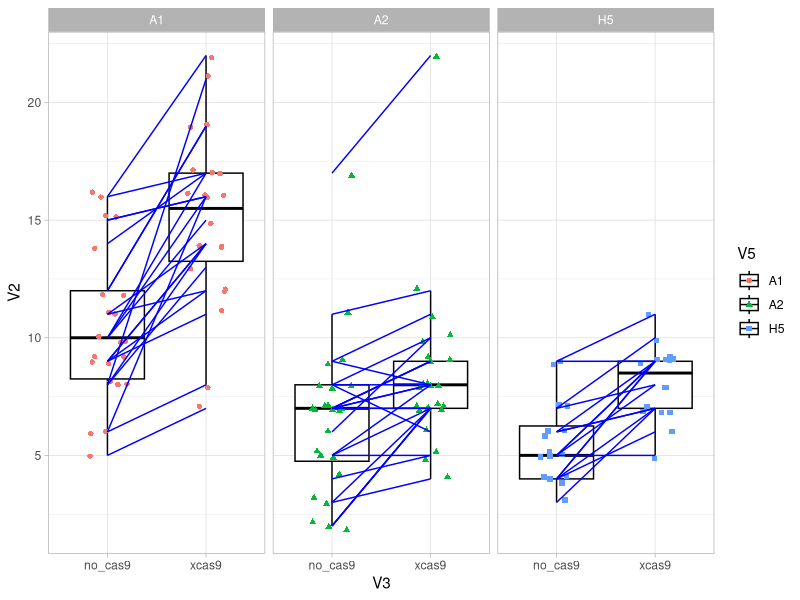
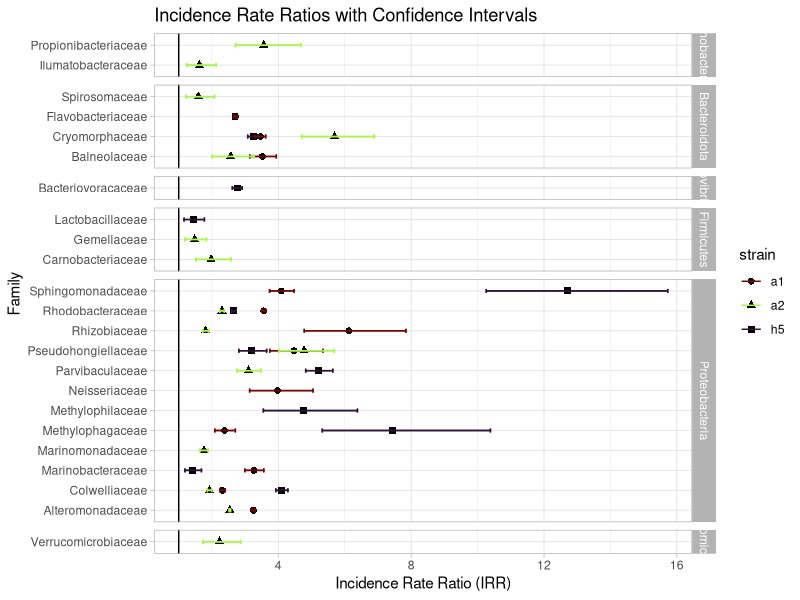

Write R code to recreate these figures, in order.
### load library ####
library(ggplot2)

### load files ####
data <- read.delim('final_count_data.txt')
info <- read.delim('final_info_data.txt')
tax <- read.delim('final_tax_data.txt')


### subset data (per strain) ####
rownames(data) <- data$ASV_ID
data$ASV_ID <- NULL
a1 <- data[,grepl('_A1_',colnames(data))]
a2 <- data[,grepl('_A2_',colnames(data))]
h5 <- data[,grepl('_H5_',colnames(data))]

### remove zero count only ASVs ####
a1 <- a1[rowSums(a1)>0,]
a2 <- a2[rowSums(a2)>0,]
h5 <- h5[rowSums(h5)>0,]

### subset metadata file ####
info_a1 <- info[info$newName %in% colnames(a1),]
info_a2 <- info[info$newName %in% colnames(a2),]
info_h5 <- info[info$newName %in% colnames(h5),]

### add taxonomy to ASV table and group ASVs for each strain data set ####
a1$ASV_ID <- rownames(a1)
a1 <- merge(a1,tax,by='ASV_ID',all.x = T)
a1[is.na(a1)] <- 'NULL'
a1$ID <- ifelse(a1$Order=='Chloroplast',"CHL",ifelse(a1$Family=='Mitochondria'| is.na(a1$Order),"OTHER","ASV"))

a2$ASV_ID <- rownames(a2)
a2 <- merge(a2,tax,by='ASV_ID',all.x = T)
a2[is.na(a2)] <- 'NULL'
a2$ID <- ifelse(a2$Order=='Chloroplast',"CHL",ifelse(a2$Family=='Mitochondria'| is.na(a2$Order),"OTHER","ASV"))

h5$ASV_ID <- rownames(h5)
h5 <- merge(h5,tax,by='ASV_ID',all.x = T)
h5[is.na(h5)] <- 'NULL'
h5$ID <- ifelse(h5$Order=='Chloroplast',"CHL",ifelse(h5$Family=='Mitochondria'| is.na(h5$Order),"OTHER","ASV"))

### select bacterial ASVs for each strain data set and plot richness (CAS vs. noCAS) ####
a1_asv <- subset(a1,a1$ID %in% 'ASV')
a1_asv <- a1_asv[,c(1:45)]
a1_asv[,c(2:45)][a1_asv[,c(2:45)] > 0] <- 1
a1_asv$cas9 <- rowSums(a1_asv[,grepl('_Cas_',colnames(a1_asv))])
a1_asv$no_cas9 <- rowSums(a1_asv[,grepl('_NoCas_',colnames(a1_asv))])
a1_asv <- merge(a1_asv,tax,by='ASV_ID',all.x = T)
a1_rich <- as.data.frame(cbind(colnames(a1_asv)[2:45],colSums(a1_asv[2:45])),)
a1_rich$V2 <- as.numeric(a1_rich$V2)
a1x <- a1_rich$V1[grepl('_Cas_',a1_rich$V1)]
a1_rich$V3 <- ifelse(a1_rich$V1 %in% a1x, 'xcas9', 'no_cas9')
a1_rich$V4 <- info_a1$pair[match(a1_rich$V1,info_a1$newName)]
a1_rich$V5 <- 'A1'

a2_asv <- subset(a2,a2$ID=='ASV')
a2_asv <- a2_asv[,c(1:49)]
a2_asv[,c(2:49)][a2_asv[,c(2:49)] > 0] <- 1
a2_asv$cas9 <- rowSums(a2_asv[,grepl('_Cas_',colnames(a2_asv))])
a2_asv$no_cas9 <- rowSums(a2_asv[,grepl('_NoCas_',colnames(a2_asv))])
a2_asv <- merge(a2_asv,tax,by='ASV_ID',all.x = T)
a2_rich <- as.data.frame(cbind(colnames(a2_asv)[2:49],colSums(a2_asv[2:49])),)
a2_rich$V2 <- as.numeric(a2_rich$V2)
a2x <- a2_rich$V1[grepl('_Cas_',a2_rich$V1)]
a2_rich$V3 <- ifelse(a2_rich$V1 %in% a2x, 'xcas9', 'no_cas9')
a2_rich$V4 <- info_a2$pair[match(a2_rich$V1,info_a2$newName)]
a2_rich$V5 <- 'A2'

h5_asv <- subset(h5,h5$ID=='ASV')
h5_asv <- h5_asv[,c(1:33)]
h5_asv[,c(2:33)][h5_asv[,c(2:33)] > 0] <- 1
h5_asv$cas9 <- rowSums(h5_asv[,grepl('_Cas_',colnames(h5_asv))])
h5_asv$no_cas9 <- rowSums(h5_asv[,grepl('_NoCas_',colnames(h5_asv))])
h5_asv <- merge(h5_asv,tax,by='ASV_ID',all.x = T)
h5_rich <- as.data.frame(cbind(colnames(h5_asv)[2:33],colSums(h5_asv[2:33])),)
h5_rich$V2 <- as.numeric(h5_rich$V2)
h5x <- h5_rich$V1[grepl('_Cas_',h5_rich$V1)]
h5_rich$V3 <- ifelse(h5_rich$V1 %in% h5x, 'xcas9', 'no_cas9')
h5_rich$V4 <- info_h5$pair[match(h5_rich$V1,info_h5$newName)]
h5_rich$V5 <- 'H5'

### combined data and richness plot ####
all_rich <- as.data.frame(rbind(a1_rich,a2_rich,h5_rich))
ggplot(all_rich, aes(V3,V2,shape=V5,col=V5))+geom_boxplot(outlier.shape = NA,col="black")+geom_jitter(width = 0.2,height = 0.2)+geom_line(mapping = aes(group = V4),col='blue')+facet_grid(.~V5,scales='free')+theme_light()


### calculate the indicene rate ratios per strain (at the family level) ####

## prepare data for strain a1 ####
fa1 <- a1[,c(2:45,50)]
fa1 <- aggregate(.~Family,fa1,FUN=sum)
fa1l <- split(fa1,fa1$Family)
a1ld <- lapply(fa1l, function(x) {as.data.frame(cbind(counts <- unlist(c(x[colnames(x) %in% colnames(x)[grepl('_Cas_', colnames(x))]],x[colnames(x) %in% colnames(x)[grepl('_NoCas_', colnames(x))]])),group <- rep(c("xCas", "NoCas"), each = 22)))})
a1ld <- lapply(a1ld,function(x){x$V1 <- as.numeric(x$V1); return(x)})
info_mean <- lapply(a1ld, function(x){aggregate(V1~V2,x,FUN=sum)})
info_mean <- Map(cbind, info_mean, SampleID = names(info_mean))
info_mean <- do.call(rbind,info_mean)

## Fit Poisson regression model for families (strain a1) and extract results ####
list_poisson_model <- lapply(a1ld, function(x){glm(V1 ~ V2,data=x, family = poisson(link="log"))})
list_pvalues <- lapply(list_poisson_model,function(x){summary(x)[["coefficients"]][2,4]})
list_pvalues <- as.data.frame(do.call(rbind,list_pvalues))
info_mean$p_poi <- list_pvalues$V1[match(info_mean$SampleID,rownames(list_pvalues))]
info_mean$sign <- ifelse(info_mean$p_poi<0.05,'yes','no')
# Extract coefficients for the grouping variable ####
l_IRR <- lapply(list_poisson_model, function(x){exp(coef(x)["V2xCas"])})
l_coef <- lapply(list_poisson_model, function(x){coef(x)["V2xCas"]})
L_sde <- lapply(list_poisson_model, function(x){summary(x)$coefficients[2, "Std. Error"]})
## combine data for visualization ####
IRR <- as.data.frame(do.call(rbind,l_IRR))
coef <- as.data.frame(do.call(rbind,l_coef))
sde <- as.data.frame(do.call(rbind,L_sde))
info_mean$IRR <- IRR$V2xCas[match(info_mean$SampleID,rownames(IRR))]
info_mean$coef <- coef$V2xCas[match(info_mean$SampleID,rownames(coef))]
info_mean$sde <- sde$V1[match(info_mean$SampleID,rownames(sde))]
# Calculate confidence intervals of IRRs ####
info_mean$CI_lower <- exp(info_mean$coef-1.96*info_mean$sde)
info_mean$CI_upper <- exp(info_mean$coef+1.96*info_mean$sde)
# store final data frame ####
a1_irr_family_all <- info_mean
a1_irr_family_all$strain <- 'a1'

## prepare data for strain a2 ####
fa2 <- a2[,c(2:49,54)]
fa2 <- aggregate(.~Family,fa2,FUN=sum)
fa2l <- split(fa2,fa2$Family)
a2ld <- lapply(fa2l, function(x) {as.data.frame(cbind(counts <- unlist(c(x[colnames(x) %in% colnames(x)[grepl('_Cas_', colnames(x))]],x[colnames(x) %in% colnames(x)[grepl('_NoCas_', colnames(x))]])),group <- rep(c("xCas", "NoCas"), each = 24)))})
a2ld <- lapply(a2ld, function(x) {x$V1 <- as.numeric(x$V1); return(x)})
info_mean <- lapply(a2ld, function(x){aggregate(V1~V2,x,FUN=sum)})
info_mean <- Map(cbind, info_mean, SampleID = names(info_mean))
info_mean <- do.call(rbind,info_mean)
## Fit Poisson regression model for families (strain a2) and extract results ####
list_poisson_model <- lapply(a2ld, function(x){glm(V1 ~ V2,data=x, family = poisson(link='log'))})
list_pvalues <- lapply(list_poisson_model,function(x){summary(x)[["coefficients"]][2,4]})
list_pvalues <- as.data.frame(do.call(rbind,list_pvalues))
info_mean$p_poi <- list_pvalues$V1[match(info_mean$SampleID,rownames(list_pvalues))]
info_mean$sign <- ifelse(info_mean$p_poi<0.05,'yes','no')
# Extract coefficients for the grouping variable ####
l_IRR <- lapply(list_poisson_model, function(x){exp(coef(x)["V2xCas"])})
l_coef <- lapply(list_poisson_model, function(x){coef(x)["V2xCas"]})
L_sde <- lapply(list_poisson_model, function(x){summary(x)$coefficients[2, "Std. Error"]})
## combine data for visualization ####
IRR <- as.data.frame(do.call(rbind,l_IRR))
coef <- as.data.frame(do.call(rbind,l_coef))
sde <- as.data.frame(do.call(rbind,L_sde))
info_mean$IRR <- IRR$V2xCas[match(info_mean$SampleID,rownames(IRR))]
info_mean$coef <- coef$V2xCas[match(info_mean$SampleID,rownames(coef))]
info_mean$sde <- sde$V1[match(info_mean$SampleID,rownames(sde))]
# Calculate confidence intervals of IRRs ####
info_mean$CI_lower <- exp(info_mean$coef-1.96*info_mean$sde)
info_mean$CI_upper <- exp(info_mean$coef+1.96*info_mean$sde)
# store final data frame ####
a2_irr_family_all <- info_mean
a2_irr_family_all$strain <- 'a2'

## prepare data for strain h5 ####
fh5 <- h5[,c(2:33,38)]
fh5 <- aggregate(.~Family,fh5,FUN=sum)
fh5l <- split(fh5,fh5$Family)
h5ld <- lapply(fh5l, function(x) {as.data.frame(cbind(counts <- unlist(c(x[colnames(x) %in% colnames(x)[grepl('_Cas_', colnames(x))]],x[colnames(x) %in% colnames(x)[grepl('_NoCas_', colnames(x))]])),group <- rep(c("xCas", "NoCas"), each = 16)))})
h5ld <- lapply(h5ld, function(x){x$V1 <- as.numeric(x$V1); return(x)})
info_mean <- lapply(h5ld, function(x){aggregate(V1~V2,x,FUN=sum)})
info_mean <- Map(cbind, info_mean, SampleID = names(info_mean))
info_mean <- do.call(rbind,info_mean)
## Fit Poisson regression model for families (strain h5) and extract results ####
list_poisson_model <- lapply(h5ld, function(x){glm(V1 ~ V2,data=x, family = poisson(link='log'))})
list_pvalues <- lapply(list_poisson_model,function(x){summary(x)[["coefficients"]][2,4]})
list_pvalues <- as.data.frame(do.call(rbind,list_pvalues))
info_mean$p_poi <- list_pvalues$V1[match(info_mean$SampleID,rownames(list_pvalues))]
info_mean$sign <- ifelse(info_mean$p_poi<0.05,'yes','no')
# Extract coefficients for the grouping variable ####
l_IRR <- lapply(list_poisson_model, function(x){exp(coef(x)["V2xCas"])})
l_coef <- lapply(list_poisson_model, function(x){coef(x)["V2xCas"]})
L_sde <- lapply(list_poisson_model, function(x){summary(x)$coefficients[2, "Std. Error"]})
## combine data for visualization ####
IRR <- as.data.frame(do.call(rbind,l_IRR))
coef <- as.data.frame(do.call(rbind,l_coef))
sde <- as.data.frame(do.call(rbind,L_sde))
info_mean$IRR <- IRR$V2xCas[match(info_mean$SampleID,rownames(IRR))]
info_mean$coef <- coef$V2xCas[match(info_mean$SampleID,rownames(coef))]
info_mean$sde <- sde$V1[match(info_mean$SampleID,rownames(sde))]
# Calculate confidence intervals of IRRs ####
info_mean$CI_lower <- exp(info_mean$coef-1.96*info_mean$sde)
info_mean$CI_upper <- exp(info_mean$coef+1.96*info_mean$sde)
# store final data frame ####
h5_irr_family_all <- info_mean
h5_irr_family_all$strain <- 'h5'

### combine data for final graph ####
final <- rbind(h5_irr_family_all,a1_irr_family_all,a2_irr_family_all)
final <- subset(final, final$sign=='yes')
final <- final[!final$SampleID %in% c('Mitochondria','NULL'),]
final$Phylum <- tax$Phylum[match(final$SampleID,tax$Family)]

ggplot(final, aes(y = SampleID, x = IRR)) +
  geom_point(size = 2, aes(shape = strain)) +
  geom_errorbar(aes(xmin = CI_lower,xmax = CI_upper, color = strain), width = 0.2) + scale_color_viridis_d(option='turbo',direction=-1)+geom_vline(xintercept=1)+
  labs(y = "Family", x = "Incidence Rate Ratio (IRR)", title = "Incidence Rate Ratios with Confidence Intervals") +
  theme_light()+facet_grid(Phylum~.,scales="free_y", space = 'free') 

#### End ####